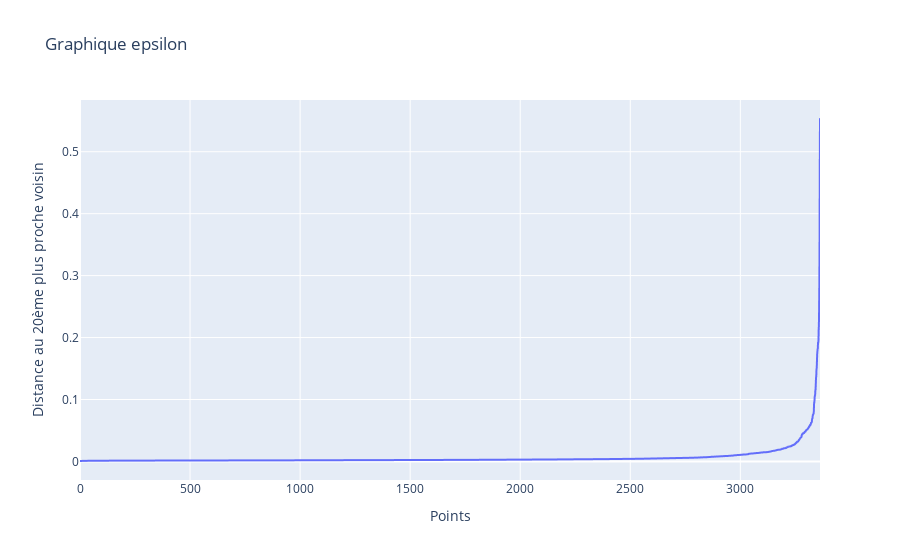

This figure's notebook cell:
### Code cell
# Nous prendrons les 20 plus proches voisins
neigh = NearestNeighbors(n_neighbors=20)
nbrs = neigh.fit(df_hour1)
distances, indices = nbrs.kneighbors(df_hour1)
# Trier les distances dans l'ordre croissant
distances = np.sort(distances[:, -1])
# Graphique pour trouver le "coude"
df_dist = pd.DataFrame({
    "Points": range(len(distances)),
    "Distance": distances
})

fig = px.line(df_dist, x="Points", y="Distance",
              title="Graphique epsilon",
              labels={"Points": "Points", "Distance": "Distance au 20ème plus proche voisin"})
fig.show()

### Figure 1 — Plotly figure (JSON) as saved in the notebook; plotly's stock layout.template omitted (floating-point values rounded to 4 significant figures; data arrays with more than 128 entries replaced by an {"elided": "..."} marker saying what was removed)
{"data": [{"hovertemplate": "Points=%{x}<br>Distance au 20ème plus proche voisin=%{y}<extra></extra>", "legendgroup": "", "line": {"color": "#636efa", "dash": "solid"}, "marker": {"symbol": "circle"}, "mode": "lines", "name": "", "showlegend": false, "type": "scattergl", "x": {"elided": "3363 int values"}, "xaxis": "x", "y": {"elided": "3363 float values"}, "yaxis": "y"}], "layout": {"legend": {"tracegroupgap": 0}, "title": {"text": "Graphique epsilon"}, "xaxis": {"anchor": "y", "domain": [0, 1], "title": {"text": "Points"}}, "yaxis": {"anchor": "x", "domain": [0, 1], "title": {"text": "Distance au 20ème plus proche voisin"}}}}
